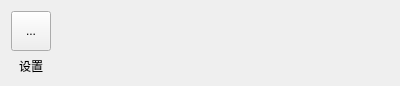
<?xml version="1.0" encoding="UTF-8"?>
<ui version="4.0">
 <class>HscStatisticAnalysisAction</class>
 <widget class="QWidget" name="HscStatisticAnalysisAction">
  <property name="geometry">
   <rect>
    <x>0</x>
    <y>0</y>
    <width>400</width>
    <height>78</height>
   </rect>
  </property>
  <property name="windowTitle">
   <string>Form</string>
  </property>
  <layout class="QHBoxLayout" name="horizontalLayout">
   <item>
    <layout class="QVBoxLayout" name="verticalLayout">
     <property name="spacing">
      <number>6</number>
     </property>
     <item alignment="Qt::AlignHCenter">
      <widget class="QToolButton" name="toolButton">
       <property name="minimumSize">
        <size>
         <width>40</width>
         <height>40</height>
        </size>
       </property>
       <property name="maximumSize">
        <size>
         <width>40</width>
         <height>40</height>
        </size>
       </property>
       <property name="layoutDirection">
        <enum>Qt::LeftToRight</enum>
       </property>
       <property name="text">
        <string>...</string>
       </property>
      </widget>
     </item>
     <item>
      <widget class="QLabel" name="label">
       <property name="text">
        <string>设置</string>
       </property>
       <property name="alignment">
        <set>Qt::AlignCenter</set>
       </property>
      </widget>
     </item>
    </layout>
   </item>
   <item>
    <spacer name="horizontalSpacer">
     <property name="orientation">
      <enum>Qt::Horizontal</enum>
     </property>
     <property name="sizeHint" stdset="0">
      <size>
       <width>40</width>
       <height>20</height>
      </size>
     </property>
    </spacer>
   </item>
  </layout>
 </widget>
 <resources/>
 <connections/>
</ui>
